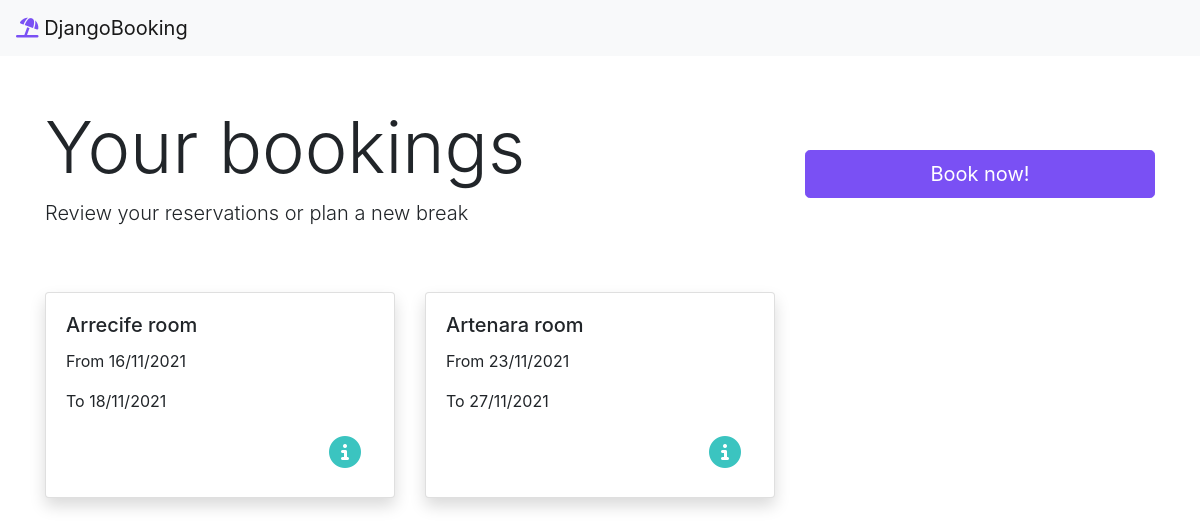
Before: / with the older database file.
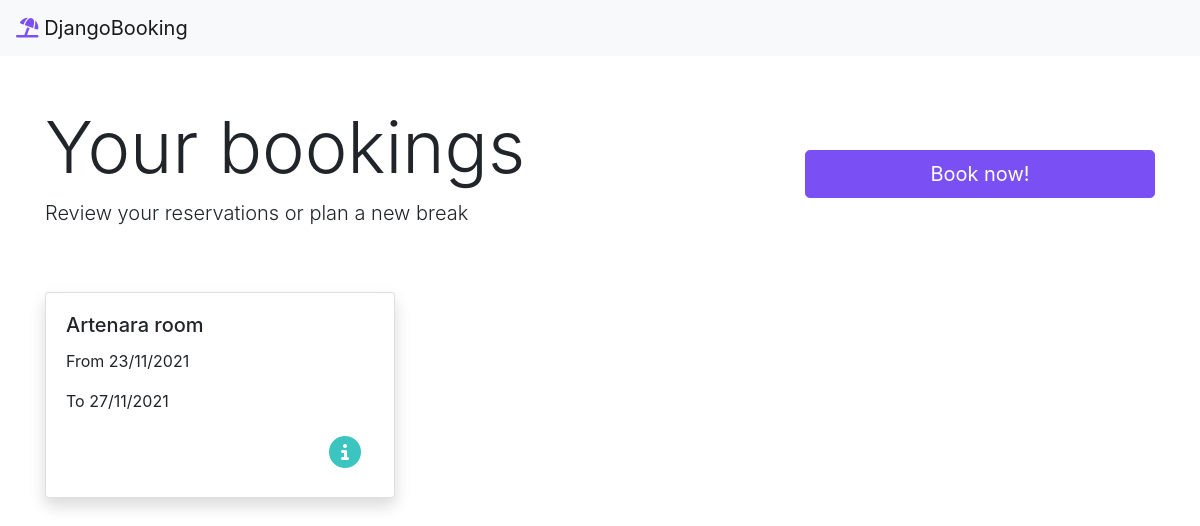
After: the same page with the newer database file.
### bookingapp/models.py (models this page shows, shortened)
class Booking(models.Model):
    uuid = models.UUIDField(default=uuid.uuid4, editable=False)
    room = models.ForeignKey(Room, on_delete=models.CASCADE)
    guests = models.IntegerField()
    date_from = models.DateField()
    date_to = models.DateField()
    contact_name = models.CharField(max_length=40)
    contact_email = models.EmailField(max_length=40)
    contact_phone = models.CharField(max_length=9)
    created = models.DateField(auto_now_add=True)
    total_price = models.DecimalField(max_digits=7, decimal_places=2)

class Room(models.Model):
    name = models.CharField(max_length=20)
    description = models.CharField(max_length=120)
    type = models.ForeignKey(RoomType, on_delete=models.CASCADE)
    price = models.DecimalField(max_digits=7, decimal_places=2)
    number = models.IntegerField()

### bookingapp/views.py (the view)
# urls.py: path('', views.bookings_view, name="bookings"),
def bookings_view(request):
    bookings = Booking.objects.all()
    context = {
        "bookings": bookings
    }
    return render(request, "bookings.html", context)

### templates/bookings.html (shortened to what this page needs)
{% include 'base.html' %}
{% block content %}
    <div class="container my-5">
        <div class="row">
            <div class="col-lg-8 mb-5">
                <h1 class="display-3">Your bookings</h1>
                <p class="lead">Review your reservations or plan a new break</p>
            </div>
            <div class="col-lg-4 mb-5" style="align-items: center; display: flex">
                <a href="{% url 'search' %}" class="btn btn-success btn-lg" style="width: 100%; background-color: #7a50f4; border-color: #7a50f4">Book now!</a>
            </div>
        </div>
        {% if bookings %}
            <div class="row mb-5">
                {% for booking in bookings %}
                    <div class="col-lg-4 mb-5">
                        <div class="card shadow">
                            <div class="card-body">
                                <h5 class="card-title">{{ booking.room.name }} room</h5>
                                <p class="card-text">From {{ booking.date_from|date:"d/m/Y" }}</p>
                                <p class="card-text">To {{ booking.date_to|date:"d/m/Y" }}</p>
                                <a href="{% url 'details' booking.id %}" class="btn float-right">
                                    <i class="fas fa-2x fa-info-circle" style="color: #3bc4c0"></i>
                                </a>
                            </div>
                        </div>
                    </div>
                {% endfor %}
            </div>
        {% else %}
            <h5 class="my-5 text-center font-italic"><i class="far fa-angry" style="color: crimson"></i> You have no reservations. Come on!</h5>
        {% endif %}
    </div>
{% endblock %}

Changed rows visible on the page:
removed Booking: room.name "Arrecife", date_from "16/11/2021", date_to "18/11/2021"
